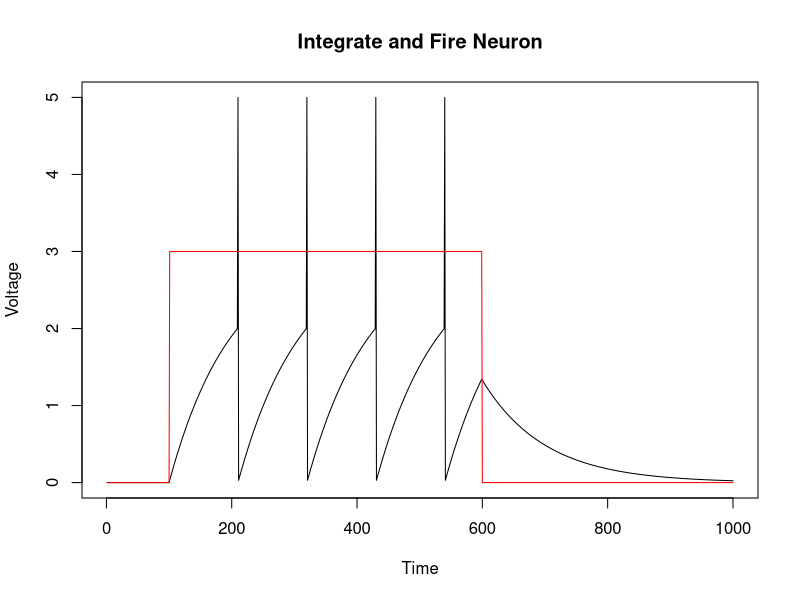

Here is the R script that generated this plot:
threshold <- 2
resting <- 0
tau <- 1
dt <- 0.01
n <- 1000

#vectors
voltage <- numeric(n)
spike <- numeric(n)
inputcurrent <- numeric(n)

#initial condition
voltage[1] <- resting

#loop
for(i in 2:n){
  current <- 0
  if(i > 100 & i < 600){
    current <- 3
  }
  inputcurrent[i] <- current
  voltchange <- ((resting - voltage[i-1]) +
                   current) / tau
  voltage[i] <- voltage[i-1] +
    voltchange * dt
  spike[i] <- voltage[i]
  if(voltage[i] >= threshold){
    spike[i] <- 5
    voltage[i] <- resting
  }
}

#plot
plot(
  spike,
  type = "l",
  main = "Integrate and Fire Neuron",
  xlab = "Time",
  ylab = "Voltage"
)

lines(
  inputcurrent,
  col = "red",
  lwd = 1
)

#explanation
#after the current ends, the voltage gradually returns 
#to the resting position because there is no more input pushing 
#it upwards and the leakage of tau. 
